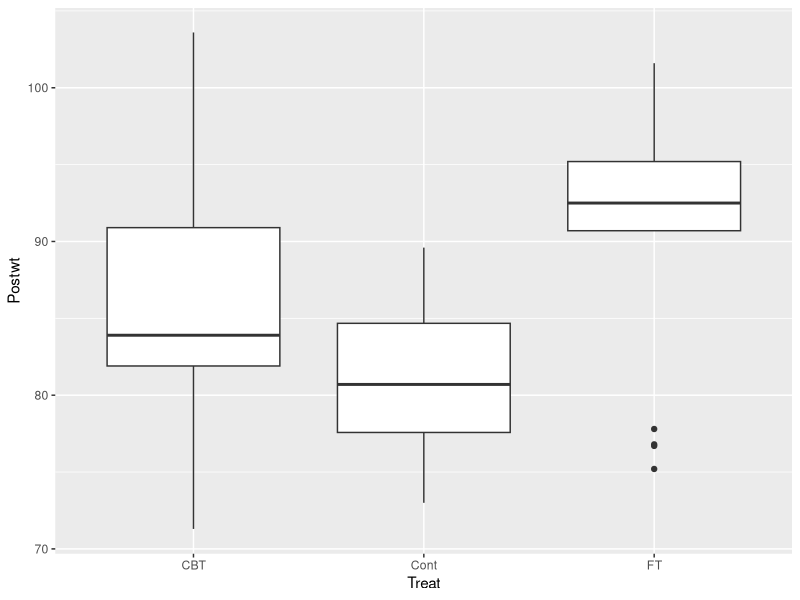
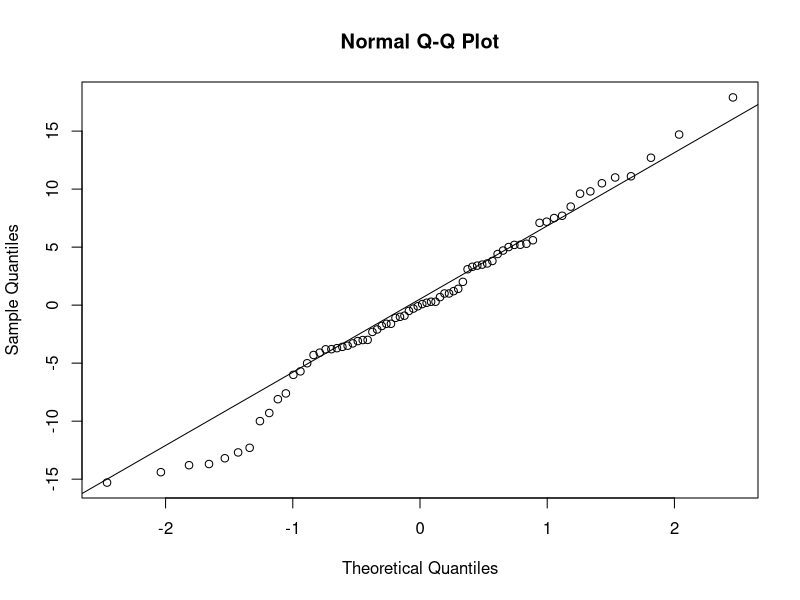
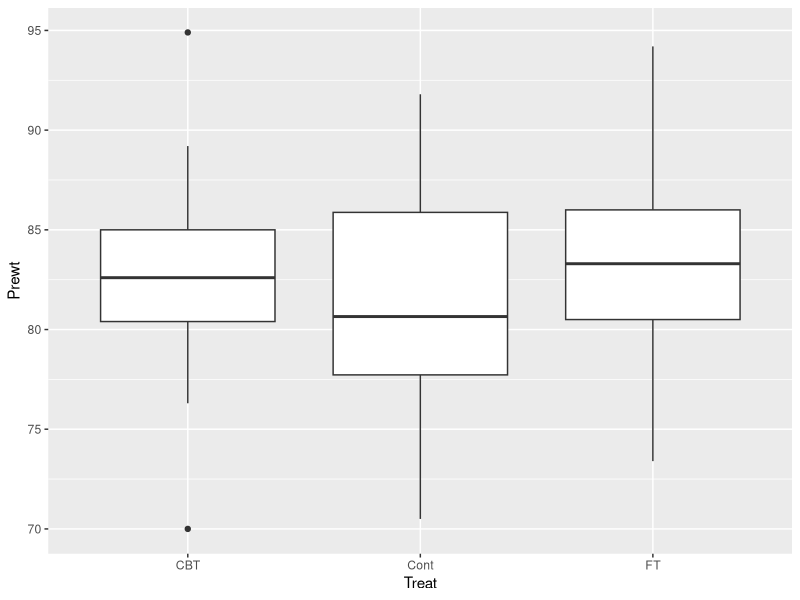
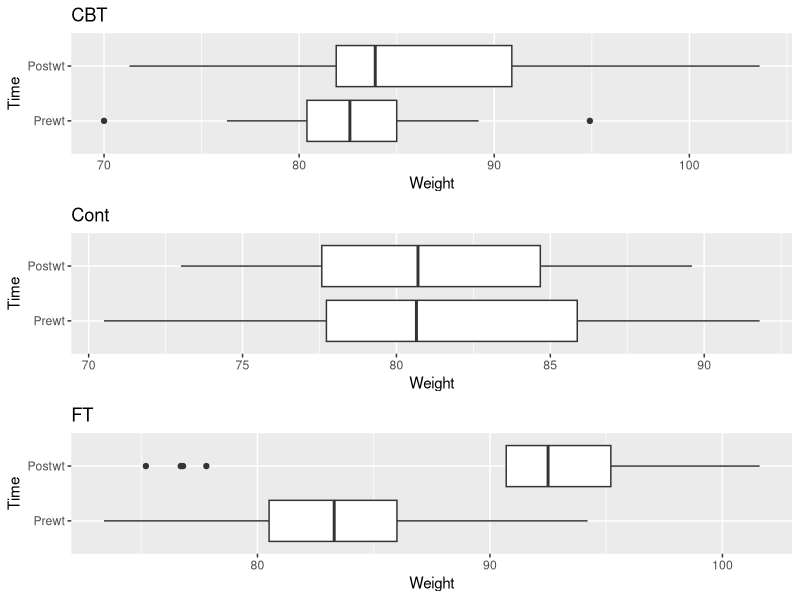

Source code (R) for these figures, in order:
### Stats with R Exercise sheet 6

##########################
# ANOVA
##########################

## This exercise sheet contains the exercises that you will need to complete and 
## submit by 23:55 on Sunday, December 18. Write the code below the questions. 
## If you need to provide a written answer, comment this out using a hashtag (#). 
## Submit your homework via cms

## Please write below your (and your teammates) name, matriculation number. 
## Name:Mrinal Mahindran-
## Matriculation number:7028742
## Name: Anas Mohammed Ali
## Matriculation number:7028821
## Name:Meenu Anil
## Matriculation number:7028669
###########################################################################################



#################################
### Exercise 1: One-way ANOVA
#################################

library(ggplot2)
library(dplyr)
library(MASS)
library(car)
library(tidyr)
library(gridExtra)

## This time we will be working with the "anorexia" data frame (package 'MASS') 

## This is a data set of a clinical study with 3 conditions: Two groups received an active treatment,
## while the control group did not receive treatment. The study population is anorexia patients
## and the recorded response is the weight before the study and the weight after the study for
## for each patient.


## a) Load the dataset, store it into a variable called "data", and briefly inspect it. 
## Feel free to make some plots and calculate some statistics in order to understand 
## the data.
data("anorexia")
data<- anorexia
## b) In a first step, we will concentrate on the dependent variable Postwt and
##  Treat as the predictor variable (we will assume that the weight before treatment is comparable between groups). 
##  Please formulate a sensible research hypothesis.
## "Active treatment is a good treatment method of anorexia patients"
## c) Build a boxplot of Postwt depending on "Treat". Please use ggplot here and below!
ggplot(data=data, aes(x=Treat, y=Postwt)) +
  geom_boxplot()
## d) Looking at the boxplots, is there a difference between the weight between the
##  3 treatment groups?
## Yes, from the box plots, we can see a significant difference between the groups.
## The min, max and mean of Post weights in all the three groups are different.

## e) Now we are ready to perform 1-way ANOVA: please use the function aov() on 
## Postwt depending on Treat and assign the result to aov1way
aov1way <- aov(Postwt ~ Treat, data=anorexia)


## Before we interpret the results, let's check the ANOVA assumptions and whether 
## they are violated or not and why:

## f) Independence assumption
## (Figure out the best way to check this assumption and give a detailed justified 
## answer to whether it is violated or not.)
##We can use Q-Q Plot to check if a assumption is validated or not.
## i)  The response variable for each levels have a normal distribtuion: Not violated
## ii) All the different levels have different variance.               : Violated
## iii) All the datas are independent                                  : Not violated

## g) Normality of residuals (figure out the best way to check this assumption)
qqnorm(aov1way$residuals)
qqline(aov1way$residuals)

## h) What do you conclude from your results in g? (give a detailed justified answer to whether it is violated or not)
## we can see from the Q-Q Plot that the the points fails to align along the qq line at the ends.
## This shows that the given levels have different variance.
## i) Homogeneity of variance of residuals (figure out the best way to check this assumption)
# Barlett's test is used to to test if k samples are from populations with equal 
# variances. It has the following null hypothesis: all k population variances 
# are equal. We ran the test with alpha-value = 0.05.
bartlett.test(Postwt ~ Treat, data=data)

## j) What do you conclude from i? (give a detailed justified answer to whether it is violated or not)

## k) What are your options if you detect that the data violates the ANOVA assumptions? 

## l) Now we turn to the results. Look at the summary of aov1way
summary(aov1way)

## m) State your conclusion

## n) Use paired.t.test in order to test which levels of Treat are actually different. Use
## "bonferroni" as the method of p-value adjustment.

pairwise.t.test(data$Postwt, data$Treat, p.adjust.method = "bonferroni")

## o) Bonferroni is known to be a conservative method: it preserves the nominal alpha level,
##  but lacks power to detect effects. An alternative is the "holm" method, which also
##  preserves the overall alpha level, but is less conservative. Try this method.
pairwise.t.test(data$Postwt, data$Treat, p.adjust.method = "holm")

## p) State your conclusions.


##################################
### Exercise 2: 2-way ANOVAF
##################################

## Above, we have only looked at post treatment weights. If the sample is big and
## patients were randomly assigned to treatment groups, this is fine to measure the
## success of the treatment as we can assume that weight before the treatment is 
## similar between groups.

## a) Create a graph to see whether prewt is similar between Treat groups.
ggplot(data=data, aes(x=Treat, y=Prewt)) +
  geom_boxplot()

## b) What is your conclusion?

## Next, we will transform the data set, such that we have one variable combining
## both Prewt and Postwt values and an additional factor coding for Time. This will allow us
## to directly address the change in weight under different treatments in a factorial
## ANOVA.
## Please run the following command.

data_long = anorexia%>% pivot_longer(c(Postwt,Prewt), names_to = "Time", values_to = "Weight") %>%
  mutate(Time = factor(Time, levels=c("Prewt","Postwt")))
summary(data_long)

## c) Plot boxplots for the distribution of `Weight` for each of the `Time` 
## values for data_long. Build 3 plots (each containing 2 boxplots) side by side depending on the 
## `Treat` variable.
CBT <- ggplot(subset(data_long, Treat == 'CBT'), aes(x = Weight, y = Time)) +
  geom_boxplot() +
  ggtitle("CBT")

Cont <- ggplot(subset(data_long, Treat == 'Cont'), aes(x = Weight, y = Time)) +
  geom_boxplot() +
  ggtitle("Cont")
Ft <- ggplot(subset(data_long, Treat == 'FT'), aes(x = Weight, y = Time)) +
  geom_boxplot() +
  ggtitle("FT")

grid.arrange(grobs=list(CBT,Cont,Ft))

## d) Describe the pattern you observe in c)

## e) build a two-way ANOVA including Time and Treat as predictors and their interaction
##  and assign it to aov2way.
aov2way <- aov(Weight ~ Time*Treat, data_long)
aov2way

## f) Report your results in line with the research question.

## g) In order to evaluate the interaction, we will use pairwise tests again. The
## function, we are going to use here is TukeyHSD. Please call the function on the 
##  two-way anova
TukeyHSD(aov2way)

## h) The interaction between Time and Treat produces 15 (!) different comparisons,
##  but not all of them are meaningful to us. Please select three comparisons to report, 
##  which conceptually make most sense! Explain your choice!



#################################################
### Exercise 3: independence assumption
#################################################

## The two-way ANOVA above violates the independence assumption.
##  a) Explain why.
#While doing the two way annova test a dependency is created within the data as the active treatment is working for some of the patients therefore it violates the independence assumption

##  b) Can you think of a way to conduct an ANOVA on this dataset without violating
##  the independence assumption, but taking into account differences between groups 
##  prior to treatment?

